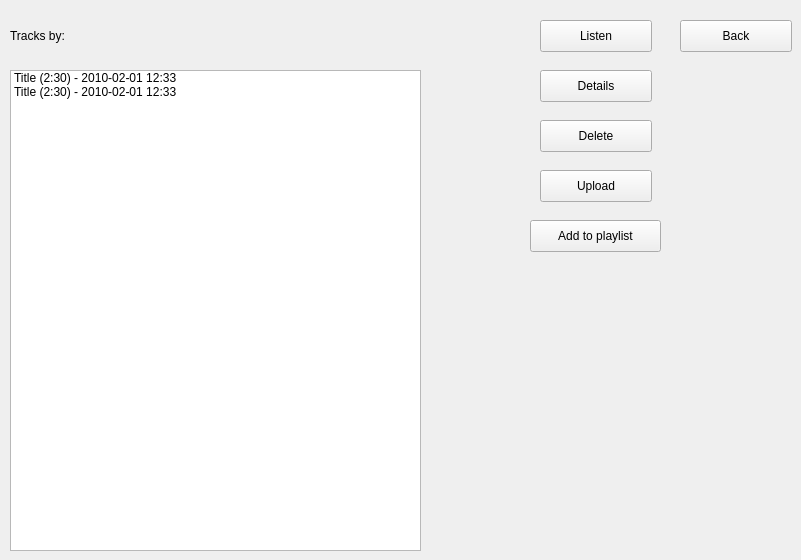
    <widget class="QWidget" name="myTracksPage">
     <widget class="QListWidget" name="myTracks_tracksListWidget">
      <property name="geometry">
       <rect>
        <x>10</x>
        <y>70</y>
        <width>411</width>
        <height>481</height>
       </rect>
      </property>
      <item>
       <property name="text">
        <string>Title (2:30) - 2010-02-01 12:33</string>
       </property>
      </item>
      <item>
       <property name="text">
        <string>Title (2:30) - 2010-02-01 12:33</string>
       </property>
      </item>
     </widget>
     <widget class="QPushButton" name="myTracks_listenButton">
      <property name="geometry">
       <rect>
        <x>540</x>
        <y>20</y>
        <width>112</width>
        <height>32</height>
       </rect>
      </property>
      <property name="text">
       <string>Listen</string>
      </property>
     </widget>
     <widget class="QPushButton" name="myTracks_detailsButton">
      <property name="geometry">
       <rect>
        <x>540</x>
        <y>70</y>
        <width>112</width>
        <height>32</height>
       </rect>
      </property>
      <property name="text">
       <string>Details</string>
      </property>
     </widget>
     <widget class="QPushButton" name="myTracks_deleteButton">
      <property name="geometry">
       <rect>
        <x>540</x>
        <y>120</y>
        <width>112</width>
        <height>32</height>
       </rect>
      </property>
      <property name="text">
       <string>Delete</string>
      </property>
     </widget>
     <widget class="QPushButton" name="myTracks_uploadTrackButton">
      <property name="geometry">
       <rect>
        <x>540</x>
        <y>170</y>
        <width>112</width>
        <height>32</height>
       </rect>
      </property>
      <property name="text">
       <string>Upload</string>
      </property>
     </widget>
     <widget class="QPushButton" name="myTracks_backButton">
      <property name="geometry">
       <rect>
        <x>680</x>
        <y>20</y>
        <width>112</width>
        <height>32</height>
       </rect>
      </property>
      <property name="text">
       <string>Back</string>
      </property>
     </widget>
     <widget class="QPushButton" name="myTracks_addToPlaylistButton">
      <property name="geometry">
       <rect>
        <x>530</x>
        <y>220</y>
        <width>131</width>
        <height>32</height>
       </rect>
      </property>
      <property name="text">
       <string>Add to playlist</string>
      </property>
     </widget>
     <widget class="QLabel" name="label_5">
      <property name="geometry">
       <rect>
        <x>10</x>
        <y>20</y>
        <width>81</width>
        <height>31</height>
       </rect>
      </property>
      <property name="text">
       <string>Tracks by:</string>
      </property>
     </widget>
     <widget class="QLabel" name="myTracks_artistId">
      <property name="geometry">
       <rect>
        <x>100</x>
        <y>19</y>
        <width>101</width>
        <height>31</height>
       </rect>
      </property>
      <property name="text">
       <string/>
      </property>
     </widget>
    </widget>
